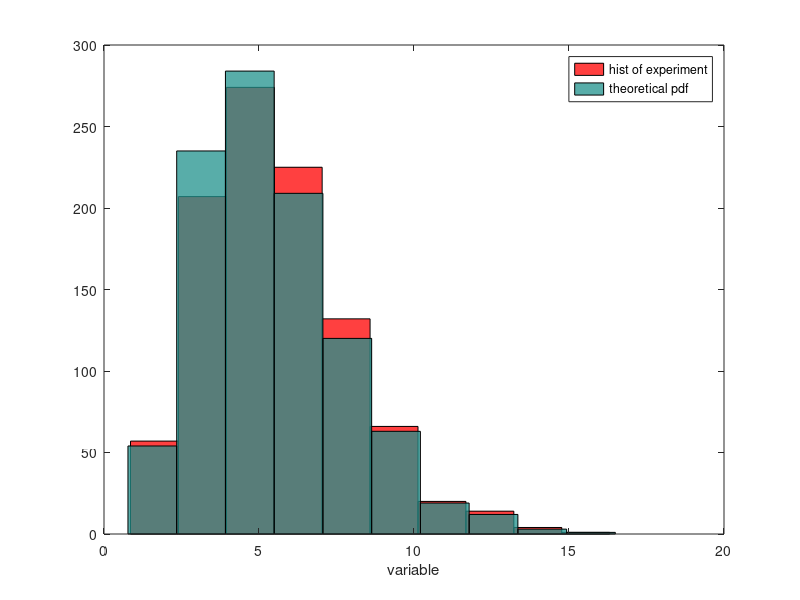

MATLAB code to generate this figure:
clear all;
% Sample code to find the maximum ratio c
pdfX = @(x) 32/(945*sqrt(pi)) .* x.^(9/2) .* exp(-x); % one-line function handle for f
pdfY = @(y) 2/11 * exp(-2*y/11); % one-line function handle for g
t = 0:0.01:8;
ratio = pdfX(t)./pdfY(t);
c = max(ratio); % find the maximum ratio

i=0;
Y_all=[];
m=0;
while i<1000
    u=rand();
    Y=(-11/2)*log(u);
    u1=rand();
    if u1<=(pdfX(Y)/(c*pdfY(Y)))
        i=i+1;
        Y_all=[Y_all,Y];        
    end
    m=m+1;
end;
rate=1000/m 
Y_theo=gamrnd(5.5,1,1,1000);
hist(Y_all);
h = findobj(gca,'Type','patch');
set(h,'facecolor','r','facealpha',0.75)
hold on; 
hist(Y_theo)
h1 = findobj(gca,'Type','patch');
set(h1,'facealpha',0.75);
legend('hist of experiment','theoretical pdf')
xlabel('variable');